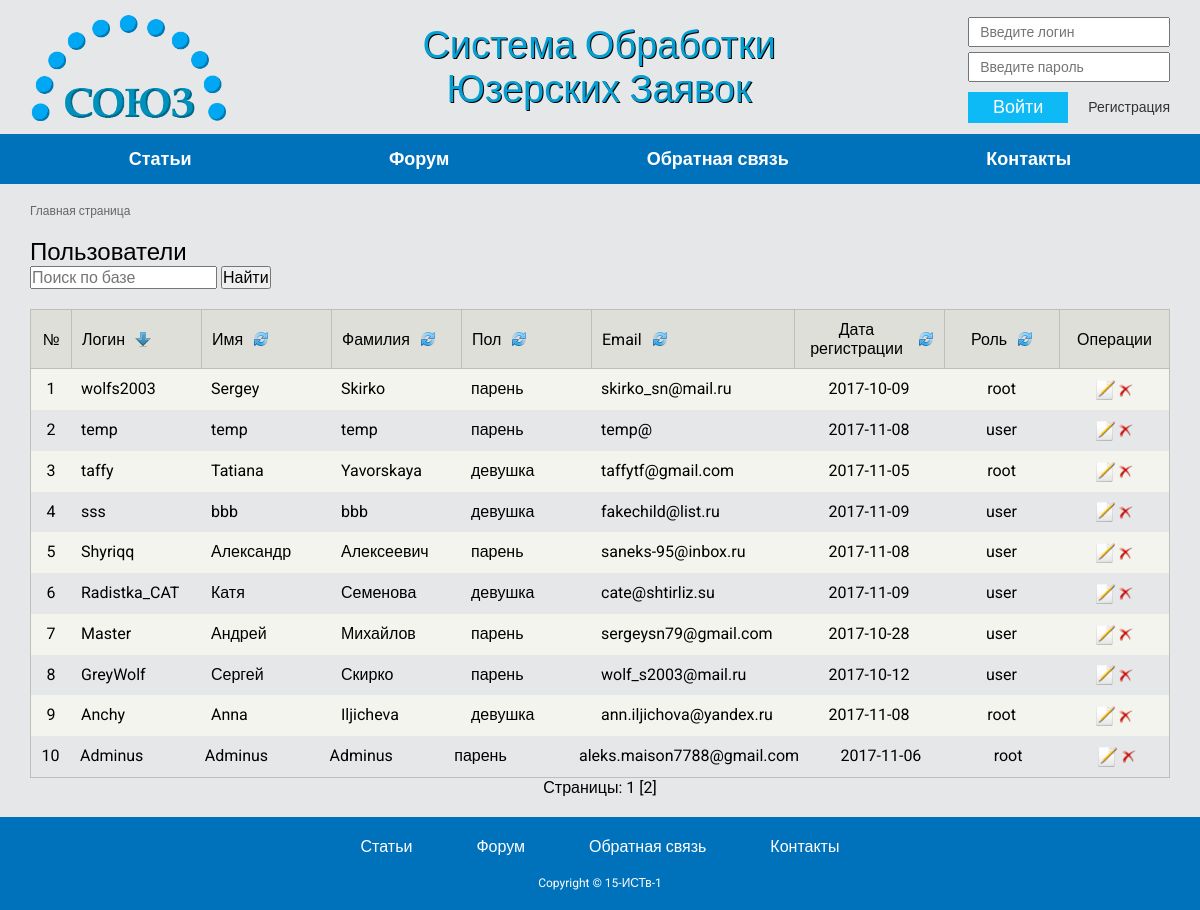
The page /control-user.php?sort=1 on the database its author committed.
### tables this page shows
CREATE TABLE IF NOT EXISTS `Users` (
  `id` int(11) NOT NULL AUTO_INCREMENT,
  `login` varchar(50) NOT NULL,
  `pass` varchar(50) NOT NULL,
  `email` varchar(50) NOT NULL,
  `name` varchar(50) NOT NULL,
  `surname` varchar(50) NOT NULL,
  `level_id` int(50) NOT NULL,
  `reg_date` date NOT NULL,
  `gender` int(3) NOT NULL,
  PRIMARY KEY (`id`),
  KEY `level_id` (`level_id`)
);

### action/showusers.php (called while the page is built, shortened)
<?php
	$sort_id = array ('login','name','surname','gender','email','reg_date','level_id');
	$user_level = array('root', 'admin', 'user');
	$user_gender = array('девушка', 'парень');
	$dir = array('login'=>'arrow.png', 'name'=>'arrow.png', 'surname'=>'arrow.png', 'gender'=>'arrow.png', 'email'=>'arrow.png', 'reg_date'=>'arrow.png', 'level_id'=>'arrow.png');
	if(isset($_GET['sort'])) {
		$a = $_SESSION['direct'];
		++$a;
		if($a%=2){
			$direct = 'DESC';
			$asc = '22.png';
		}
		else{
			$direct = 'ASC';
			$asc = '21.png';
		}
		$get_sort= filter_input(INPUT_GET, 'sort', FILTER_VALIDATE_INT);
		$sort_key=$sort_id[$get_sort-1];
		$dir[$sort_key] = $asc;
	}
	$per_page = 10;
	if (isset($_GET['page'])) {
		$page = ($_GET['page']-1);
	} else { $page = 0; }
	$start = abs($page*$per_page);
	if(isset($_POST['search']))
	{
		$search_clear = htmlentities(mysql_real_escape_string($_POST['search']), ENT_QUOTES, 'UTF-8');
		$search = $search_clear;
		$users = search_user($link, $search);
		$show_pag = 0;
	}
	else{
	$users = Show_Users ($link, $sort_key, $direct, $start, $per_page);
	$show_pag = 1;
	}
	if(!$total_rows = Count_Show_Users($link, $sort_key, $direct))
		echo "jgb";
	else
	$num_pages = ceil($total_rows/$per_page);
?>

### func/db.php (called while the page is built, shortened)
<?php
function Show_Users ($connection, $sort, $direct, $start, $per_page)
{
	if(isset($sort) AND isset($direct)){
		$search = "SELECT * FROM Users ORDER BY $sort $direct LIMIT $start, $per_page";
	}
	else {
		$search = "SELECT * FROM Users ORDER BY id ASC LIMIT $start, $per_page";
	}
    $result = $connection->query ($search);
    $rows = $result->num_rows;
    if (!$rows) return false;
    else
    {
        $array = array ();
        for ($i=0; $i<$rows; $i++)
        {
            $result->data_seek ($i);
            $row =$result->fetch_array (MYSQLI_ASSOC);
            $array["$i"] = $row;
        }
    }
    return $array;
}
function Count_Show_Users($connection, $sort, $direct){
	if(isset($sort) AND isset($direct)){
		$q = "SELECT * FROM Users ORDER BY $sort $direct";
	}
	else {
		$q = "SELECT * FROM Users ORDER BY id ASC";
	}
	$result = $connection->query ($q);
    $rows = $result->num_rows;
	if (!$rows) return false;
    else
    {return $rows;}
}

### blocks/cu-personal.php (the view)
<div class="control-user">
	<div class="control-user__wrap">
		<p class="control-user__title">Пользователи</p>
<?php
	require_once '/blocks/cu_search.php';
	require_once '/action/showusers.php';
?>
		<div class="control-user__manage-table">
			<div class="manage-table manage-table_control-user">
				<div class="manage-table__header">
					<div class="manage-table__row manage-table__row_header">
						<div class="manage-table__cell manage-table__cell_header manage-table__cell_number">
							№
						</div>
						<div class="manage-table__cell manage-table__cell_header manage-table__cell_login">
							<a href='<?= $_SERVER[PHP_SELF] ?>?sort=1' title='Сортировка по логину' class='manage-table__title-column'>
								<span class=''>Логин</span>
								<img class='manage-table__sort-image' src='/images/<?= $dir[login] ?>' alt=''>
							</a>
						</div>
						<div class="manage-table__cell manage-table__cell_header manage-table__cell_username">
							<a href='<?= $_SERVER[PHP_SELF] ?>?sort=2' title='Сортировка по имени' class='manage-table__title-column'>
								<span class=''>Имя</span>
								<img class='manage-table__sort-image' src='/images/<?= $dir[name] ?>' alt=''>
							</a>
						</div>
						<div class="manage-table__cell manage-table__cell_header manage-table__cell_surname">
							<a href='<?= $_SERVER[PHP_SELF] ?>?sort=3' title='Сортировка по фамилии' class='manage-table__title-column'>
								<span class=''>Фамилия</span>
								<img class='manage-table__sort-image' src='/images/<?= $dir[surname] ?>' alt=''>
							</a>
						</div>
						<div class="manage-table__cell manage-table__cell_header manage-table__cell_surname">
							<a href='<?= $_SERVER[PHP_SELF] ?>?sort=4' title='Сортировка по полу' class='manage-table__title-column'>
								<span class=''>Пол</span>
								<img class='manage-table__sort-image' src='/images/<?= $dir[gender] ?>' alt=''>
							</a>
						</div>
						<div class="manage-table__cell manage-table__cell_header manage-table__cell_email">
							<a href='<?= $_SERVER[PHP_SELF] ?>?sort=5' title='Сортировка по email' class='manage-table__title-column'>
								<span class=''>Email</span>
								<img class='manage-table__sort-image' src='/images/<?= $dir[email] ?>' alt=''>
							</a>
						</div>
						<div class="manage-table__cell manage-table__cell_header manage-table__cell_date">
							<a href='<?= $_SERVER[PHP_SELF] ?>?sort=6' title='Сортировка по дате регистрации' class='manage-table__title-column'>
								<span class=''>Дата регистрации</span>
								<img class='manage-table__sort-image' src='/images/<?= $dir[reg_date] ?>' alt=''>
							</a>
						</div>
						<div class="manage-table__cell manage-table__cell_header manage-table__cell_lvl">
							<a href='<?= $_SERVER[PHP_SELF] ?>?sort=7' title='Сортировка по уровню' class='manage-table__title-column'>
								<span class=''>Роль</span>
								<img class='manage-table__sort-image' src='/images/<?= $dir[level_id] ?>' alt=''>
							</a>
						</div>
						<div class="manage-table__cell manage-table__cell_header manage-table__cell_admintools">
							Операции
						</div>
					</div>
				</div>
				<div class="manage-table__body">
					<?php foreach($users as $i => $user) { ?>
						<div class="manage-table__row manage-table__row_body">
							<div class="manage-table__cell manage-table__cell_body manage-table__cell_number">
								<?= $i+1 ?>
							</div>
							<div class="manage-table__cell manage-table__cell_body manage-table__cell_login">
								<?= $user['login'] ?>
							</div>
							<div class="manage-table__cell manage-table__cell_body manage-table__cell_username">
								<?= $user['name'] ?>
							</div>
							<div class="manage-table__cell manage-table__cell_body manage-table__cell_surname">
								<?= $user['surname'] ?>
							</div>
							<div class="manage-table__cell manage-table__cell_body manage-table__cell_surname">
								<?= $user_gender[$user['gender']] ?>
							</div>
							<div class="manage-table__cell manage-table__cell_body manage-table__cell_email">
								<?= $user['email'] ?>
							</div>
							<div class="manage-table__cell manage-table__cell_body manage-table__cell_date">
								<?= $user['reg_date'] ?>
							</div>
							<div class="manage-table__cell manage-table__cell_body manage-table__cell_lvl">
								<?= $user_level[$user['level_id']-1] ?>
							</div>
							<div class="manage-table__cell manage-table__cell_body manage-table__cell_admintools">
								<a href='/control-user-edit.php?edit=<?= $user['id'] ?>'>
									<img src='/images/edit.png' width='20' height='20'>
								</a>
								<a href='/control-user-edit.php?delete=<?= $user['id'] ?>'>
									<img src='/images/delete.png' width='15' height='15'>
								</a>
							</div>
						</div>
					<?php } ?>
				</div>
			</div>
		</div>
	</div>
</div>
<?php if($show_pag!=0){ ?>
<div class='pagination'>Страницы:
	<?php for($i=1; $i<=$num_pages; $i++) { ?>
			<?php if ($i-1 == $page) { ?>
				<?= $i ?>
			<?php } else { ?>
			<a href='<?= $_SERVER[PHP_SELF] ?>?page=<?= $i ?>'>[<?= $i ?>]</a>
			<?php } ?>
	<?php } ?>
<?php }?>
</div>

### css/index.css (style rules this page uses)
*, h1, p, body { margin: 0; padding: 0; -webkit-box-sizing: border-box; -moz-box-sizing: border-box; box-sizing: border-box; color: inherit; font-size: inherit; font-weight: inherit; font-family: inherit; outline: inherit; line-height: inherit; -webkit-user-select: inherit; -moz-user-select: inherit; -ms-user-select: inherit; user-select: inherit; text-decoration: inherit; letter-spacing: inherit; }
html { height: 100%; }
body { background-color: #e6e7e9; font-family: 'Roboto', sans-serif; height: 100%; }
img { vertical-align: middle; }
.manage-table_control-user { min-width: 1024px; }
.manage-table { border: 1px solid #bebfb9; box-shadow: 0 3px 4px rgba(0,0,0,0.25); }
.manage-table__header { border-bottom: 1px solid #bebfb9; }
.manage-table__row { display: -webkit-flex; display: -moz-flex; display: -ms-flex; display: -o-flex; display: flex; padding: 0; }
.manage-table__row_header { background-color: #DFDFDA; }
.manage-table__row_body:nth-child(odd) { background-color: #F3F4EE; }
.manage-table__cell { padding: 10px; }
.manage-table__cell_header { align-items: center; display: -webkit-flex; display: -moz-flex; display: -ms-flex; display: -o-flex; display: flex; }
.manage-table__cell_header:not(:first-child) { border-left: 1px solid #bebfb9; }
.manage-table__cell_date { flex-basis: 150px; text-align: center; justify-content: center; }
.manage-table__title-column { display: -webkit-flex; display: -moz-flex; display: -ms-flex; display: -o-flex; display: flex; align-items: center; }
.manage-table__sort-image { margin-left: 10px; }
.manage-table__cell_number { flex-basis: 40px; text-align: center; justify-content: center; }
.manage-table__cell_login, .manage-table__cell_username, .manage-table__cell_surname { flex-basis: 130px; }
.manage-table__cell_email { flex-grow: 1; }
.manage-table__cell_lvl { flex-basis: 115px; text-align: center; justify-content: center; }
.manage-table__cell_admintools { flex-basis: 110px; text-align: center; justify-content: center; }
.control-user__title { font-size: 24px; font-weight: 500; }
.control-user__manage-table { margin-top: 20px; overflow-x: auto; }
.pagination { text-align: center; }

### rows shown on the page
users: login "wolfs2003", name "Sergey", surname "Skirko", gender "парень", email "skirko_sn@mail.ru", reg_date "2017-10-09", level "root"
users: login "temp", name "temp", surname "temp", gender "парень", email "temp@", reg_date "2017-11-08", level "user"
users: login "taffy", name "Tatiana", surname "Yavorskaya", gender "девушка", email "taffytf@gmail.com", reg_date "2017-11-05", level "root"
users: login "sss", name "bbb", surname "bbb", gender "девушка", email "fakechild@list.ru", reg_date "2017-11-09", level "user"
users: login "Shyriqq", name "Александр", surname "Алексеевич", gender "парень", email "saneks-95@inbox.ru", reg_date "2017-11-08", level "user"
users: login "Radistka_CAT", name "Катя", surname "Семенова", gender "девушка", email "cate@shtirliz.su", reg_date "2017-11-09", level "user"
users: login "Master", name "Андрей", surname "Михайлов", gender "парень", email "sergeysn79@gmail.com", reg_date "2017-10-28", level "user"
users: login "GreyWolf", name "Сергей", surname "Скирко", gender "парень", email "wolf_s2003@mail.ru", reg_date "2017-10-12", level "user"
users: login "Anchy", name "Anna", surname "Iljicheva", gender "девушка", email "ann.iljichova@yandex.ru", reg_date "2017-11-08", level "root"
users: login "Adminus", name "Adminus", surname "Adminus", gender "парень", email "aleks.maison7788@gmail.com", reg_date "2017-11-06", level "root"
